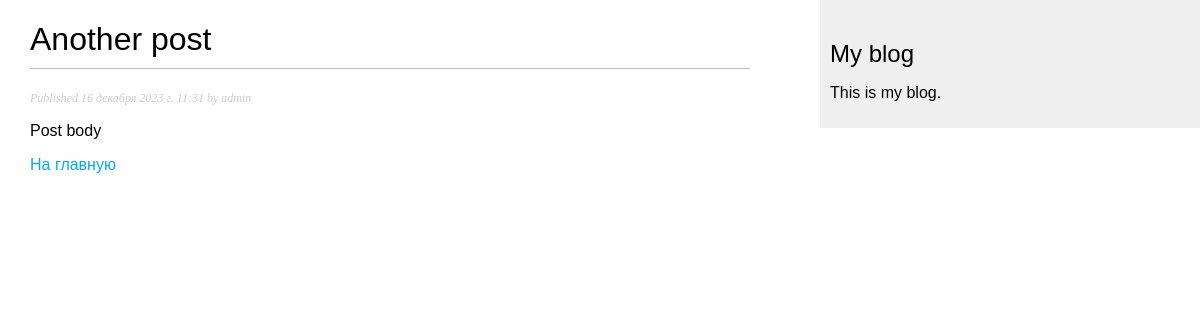
The app's page /blog/2/ with its own data.
### blog/models.py (models this page shows, shortened)
class Post(models.Model):
    class Status(models.TextChoices):
        DRAFT = 'DF', 'Draft'
        PUBLISHED = 'PB', 'Published'
    title = models.CharField(max_length=250)
    slug = models.SlugField(max_length=250)
    author = models.ForeignKey(User, on_delete=models.CASCADE, related_name='blog_posts')
    body = models.TextField()
    publish = models.DateTimeField(default=timezone.now)
    created = models.DateTimeField(auto_now_add=True)
    updated = models.DateTimeField(auto_now=True)
    status = models.CharField(max_length=2, choices=Status.choices, default=Status.DRAFT)
    objects = models.Manager()
    published = PublishedManager()
    class Meta:
        ordering = ['-publish']
        indexes = [
            models.Index(fields=['-publish'])
        ]

### blog/views.py (the view)
# urls.py: path('<int:id>/', views.post_detail, name='post_detail'),
def post_detail(request, id):
    post = get_object_or_404(Post, id=id, status=Post.Status.PUBLISHED)
    return render(request, 'blog/post/detail.html', {'post': post})

### blog/templates/blog/post/detail.html (shortened to what this page needs)
{% extends "blog/base.html" %}
{% block content %}
    <h1>{{ post.title }}</h1>
    <p class="date">
        Published {{ post.publish }} by {{ post.author }}
    </p>
    {{ post.body|linebreaks }}
    <a href="{% url 'blog:post_list' %}">На главную</a>
{% endblock %}

### blog/static/css/blog.css (style rules this page uses)
body { margin:0; padding:0; font-family:helvetica, sans-serif; }
a { color:#00abff; text-decoration:none; }
h1 { font-weight:normal; border-bottom:1px solid #bbb; padding:0 0 10px 0; }
p.date { color:#ccc; font-family: georgia, serif; font-size: 12px; font-style: italic; }

### records on screen
Post: title "Another post", publish "16 декабря 2023 г. 11:31", author "admin", body "Post body"
